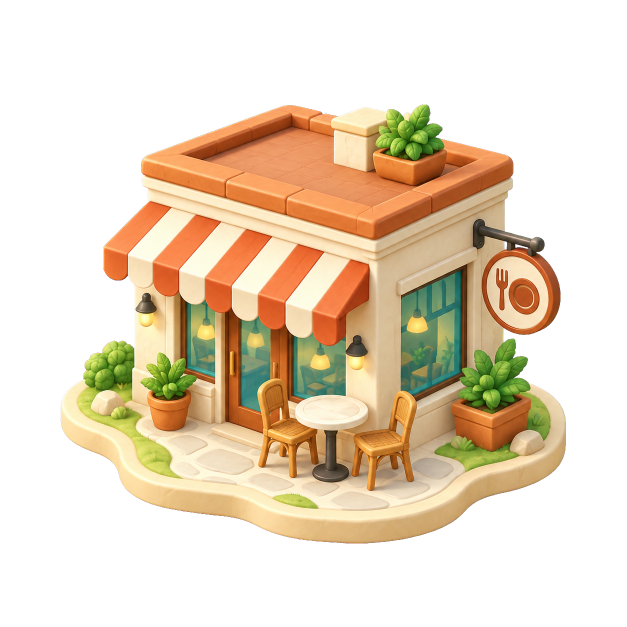
#> input picture docs/design/la-map-2026-09-22/production/restaurant/keyed.png, 1254 x 1254 px (shown at 1/2 size)
$ python normalize.py
#> lines starting #> are read from the running program, lines starting #| are printed output that depends on the picture
"""Normalize the restaurant POI into a transparent production map sprite."""

from pathlib import Path
import hashlib
import json

from PIL import Image

ROOT = Path(__file__).resolve().parents[5]
WORK = Path(__file__).resolve().parent
DEST = ROOT / "assets/map/poi/restaurant.png"

image = Image.open(WORK / "keyed.png").convert("RGBA")
#> image is the input picture: PIL image 1254x1254 RGBA; mean R, G, B, A 85.2, 69.6, 47.8, 108.1
box = image.getchannel("A").getbbox()
#> box = (121, 209, 1132, 1087)
if not box:
    raise ValueError("The extracted restaurant is empty")
crop = image.crop(box)
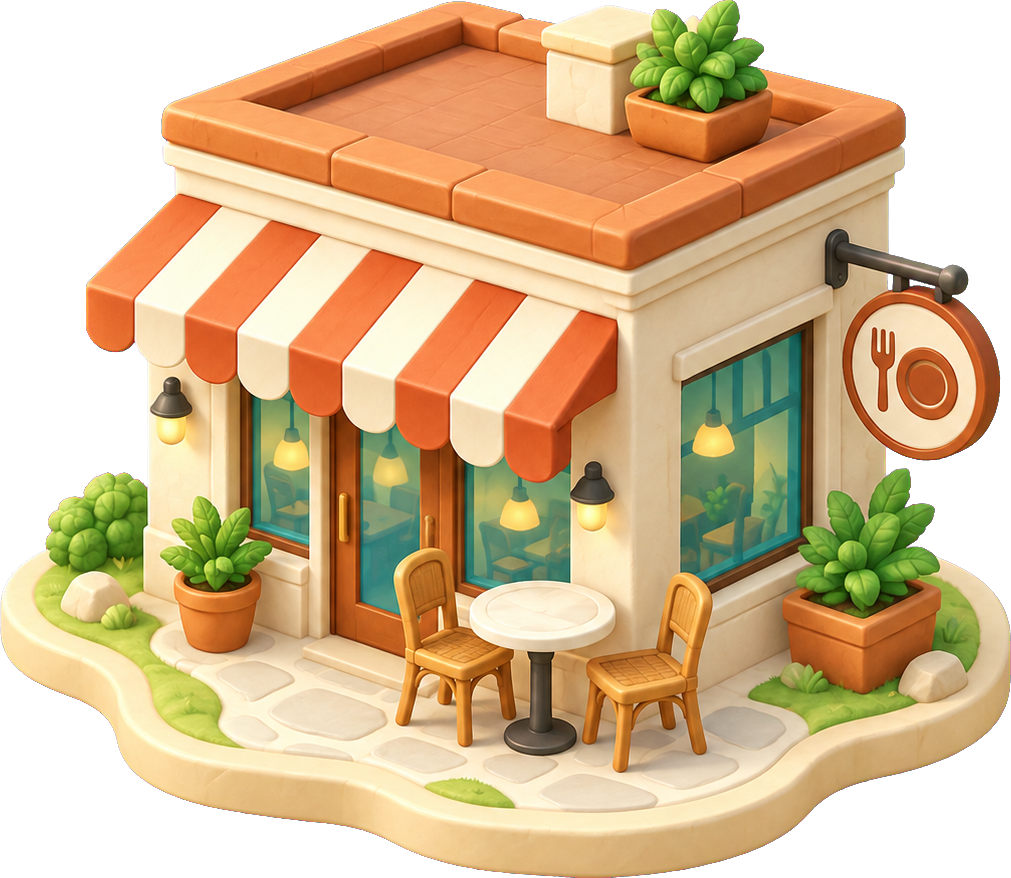
#> crop: PIL image 1011x878 RGBA; mean R, G, B, A 151, 123.3, 84.7, 191.6; transparent parts drawn white
crop.thumbnail((448, 448), Image.Resampling.LANCZOS)
#> crop: PIL image 448x389 RGBA
canvas = Image.new("RGBA", (512, 512))
#> canvas: PIL image 512x512 RGBA; every value is 0
offset = ((512 - crop.width) // 2, 480 - crop.height)
#> offset = (32, 91)
canvas.alpha_composite(crop, offset)
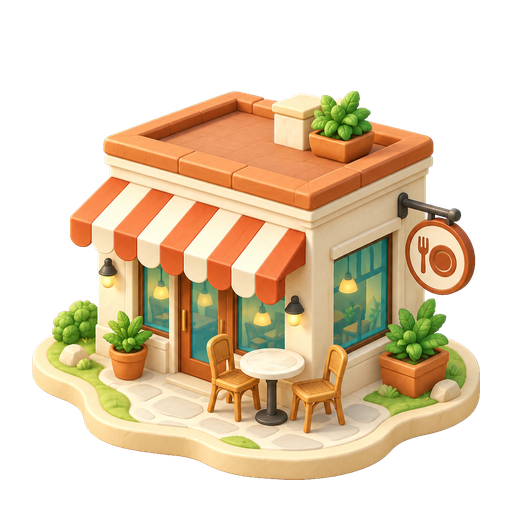
#> canvas: PIL image 512x512 RGBA; mean R, G, B, A 101.8, 83.2, 57.3, 127.4; transparent parts drawn white
DEST.parent.mkdir(parents=True, exist_ok=True)
canvas.save(DEST)

for label, background in (("light", "#f1f5ed"), ("dark", "#283f3c")):
    preview = Image.new("RGBA", canvas.size, background)
    preview.alpha_composite(canvas)
    preview.convert("RGB").save(WORK / f"preview-{label}.png")
#> this loop made 2 passes
#> pass 1, `preview = Image.new("RGBA", canvas.size, background)`:
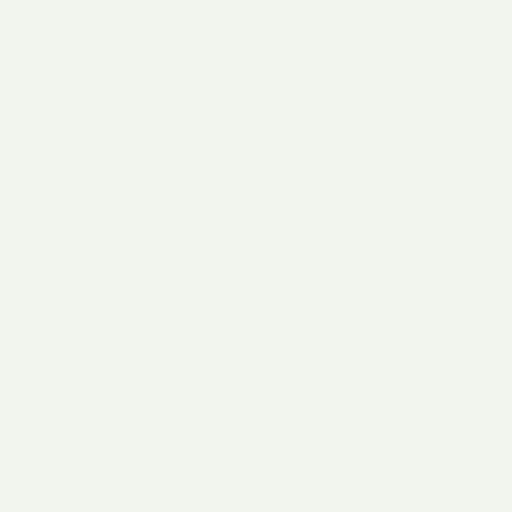
#> preview: PIL image 512x512 RGBA; mean R, G, B, A 241, 245, 237, 255
#> pass 2, `preview = Image.new("RGBA", canvas.size, background)`:
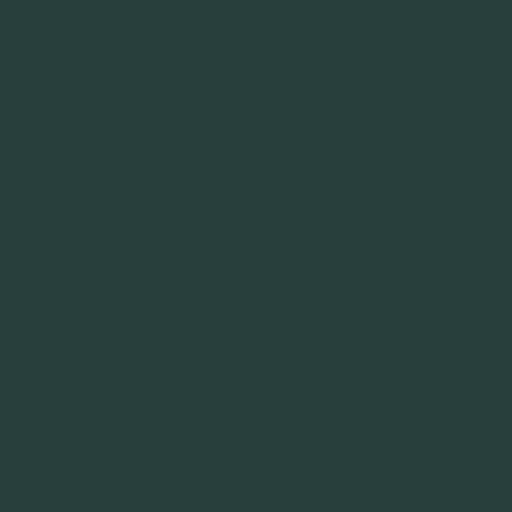
#> preview: PIL image 512x512 RGBA; mean R, G, B, A 40, 63, 60, 255
#> pass 2, `preview.convert("RGB").save(WORK / f"preview-{label}.png")`:
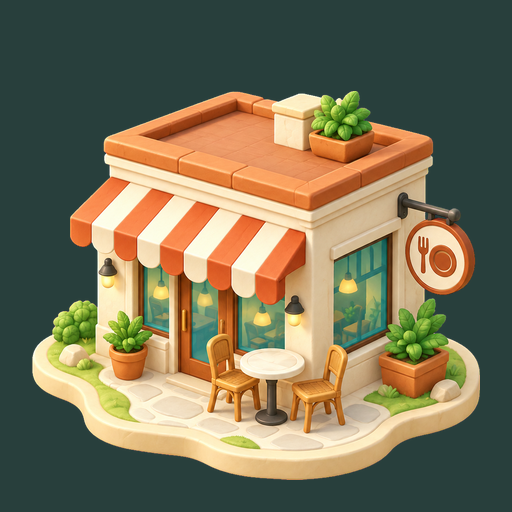
#> saved as preview-dark.png: PIL image 512x512 RGB; mean R, G, B 120.3, 113.5, 86.3

provenance = {
    "asset": str(DEST.relative_to(ROOT)),
    "source": "Sensenjoy Image API",
    "base_url": "https://sub.sensenjoy.cn/v1",
    "model": "gpt-image-2",
    "endpoint": "/images/edits",
    "quality": "high",
    "requested_size": [1024, 1024],
    "generated_size": list(image.size),
    "prompt": "prompt.txt",
    "actual_reference_inputs": ["reference-style-cafe.png", "assets/map/poi/hollywood_sign.png"],
    "reference_source": "docs/design/la-map-2026-09-22/generated/la-map-main-v1.png",
    "reference_crop_pixels": [190, 793, 355, 968],
    "raw_output": "raw-magenta.png",
    "keyed_output": "keyed.png",
    "chroma_key": "#FF00FF",
    "extraction": "imagegen bundled remove_chroma_key.py, soft matte thresholds 64/128 and spill cleanup",
    "production_size": [512, 512],
    "source_alpha_bbox": list(box),
    "production_alpha_bbox": list(canvas.getchannel("A").getbbox()),
    "bottom_center_anchor_pixels": [256, 480],
    "bottom_center_anchor_normalized": [0.5, 0.9375],
    "sha256": hashlib.sha256(DEST.read_bytes()).hexdigest(),
}
(WORK / "provenance.json").write_text(json.dumps(provenance, indent=2) + "\n")
print(json.dumps(provenance, indent=2))
#> (printed output is left out)
